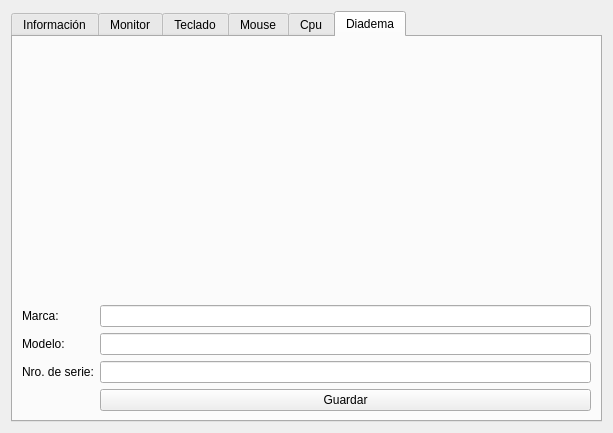
<?xml version="1.0" encoding="UTF-8"?>
<ui version="4.0">
 <class>Form</class>
 <widget class="QWidget" name="Form">
  <property name="geometry">
   <rect>
    <x>0</x>
    <y>0</y>
    <width>613</width>
    <height>433</height>
   </rect>
  </property>
  <property name="windowTitle">
   <string>Form</string>
  </property>
  <layout class="QGridLayout" name="gridLayout">
   <item row="0" column="0">
    <widget class="QTabWidget" name="tabWidget">
     <property name="currentIndex">
      <number>5</number>
     </property>
     <widget class="QWidget" name="Informacion">
      <attribute name="title">
       <string>Información</string>
      </attribute>
      <layout class="QGridLayout" name="gridLayout_2">
       <item row="0" column="1">
        <widget class="QLabel" name="label_4">
         <property name="text">
          <string/>
         </property>
         <property name="pixmap">
          <pixmap>../imagenes/icons126px/It-Infrastructure-Computer-icon.png</pixmap>
         </property>
        </widget>
       </item>
       <item row="1" column="0">
        <layout class="QVBoxLayout" name="verticalLayout_2">
         <item>
          <widget class="QLabel" name="label">
           <property name="text">
            <string>Id:</string>
           </property>
          </widget>
         </item>
         <item>
          <widget class="QLabel" name="label_2">
           <property name="text">
            <string>Sala:</string>
           </property>
          </widget>
         </item>
         <item>
          <widget class="QLabel" name="label_3">
           <property name="text">
            <string>Perfil:</string>
           </property>
          </widget>
         </item>
        </layout>
       </item>
       <item row="1" column="1">
        <layout class="QVBoxLayout" name="verticalLayout">
         <item>
          <widget class="QLineEdit" name="lineEdit"/>
         </item>
         <item>
          <widget class="QLineEdit" name="lineEdit_2"/>
         </item>
         <item>
          <widget class="QLineEdit" name="lineEdit_3"/>
         </item>
        </layout>
       </item>
       <item row="2" column="1">
        <widget class="QPushButton" name="pushButton">
         <property name="text">
          <string>Guardar</string>
         </property>
         <property name="icon">
          <iconset>
           <normaloff>../imagenes/System-Save-icon.png</normaloff>../imagenes/System-Save-icon.png</iconset>
         </property>
        </widget>
       </item>
      </layout>
     </widget>
     <widget class="QWidget" name="tab_2">
      <attribute name="title">
       <string>Monitor</string>
      </attribute>
      <layout class="QGridLayout" name="gridLayout_4">
       <item row="0" column="1">
        <widget class="QLabel" name="label_5">
         <property name="text">
          <string/>
         </property>
         <property name="pixmap">
          <pixmap>../imagenes/icons126px/Computer-Hardware-Monitor-icon.png</pixmap>
         </property>
        </widget>
       </item>
       <item row="1" column="0">
        <layout class="QVBoxLayout" name="verticalLayout_6">
         <item>
          <widget class="QLabel" name="label_6">
           <property name="text">
            <string>Marca:</string>
           </property>
          </widget>
         </item>
         <item>
          <widget class="QLabel" name="label_7">
           <property name="text">
            <string>Modelo:</string>
           </property>
          </widget>
         </item>
         <item>
          <widget class="QLabel" name="label_8">
           <property name="text">
            <string>Nro. de serie:</string>
           </property>
          </widget>
         </item>
        </layout>
       </item>
       <item row="1" column="1">
        <layout class="QVBoxLayout" name="verticalLayout_5">
         <item>
          <widget class="QLineEdit" name="lineEdit_7"/>
         </item>
         <item>
          <widget class="QLineEdit" name="lineEdit_8"/>
         </item>
         <item>
          <widget class="QLineEdit" name="lineEdit_9"/>
         </item>
        </layout>
       </item>
       <item row="2" column="1">
        <widget class="QPushButton" name="pushButton_3">
         <property name="text">
          <string>Guardar</string>
         </property>
         <property name="icon">
          <iconset>
           <normaloff>../imagenes/System-Save-icon.png</normaloff>../imagenes/System-Save-icon.png</iconset>
         </property>
        </widget>
       </item>
      </layout>
     </widget>
     <widget class="QWidget" name="tab_3">
      <attribute name="title">
       <string>Teclado</string>
      </attribute>
      <layout class="QGridLayout" name="gridLayout_5">
       <item row="0" column="1">
        <widget class="QLabel" name="label_17">
         <property name="text">
          <string/>
         </property>
         <property name="pixmap">
          <pixmap>../imagenes/icons126px/Computer-Hardware-Keyboard-icon.png</pixmap>
         </property>
        </widget>
       </item>
       <item row="1" column="0">
        <layout class="QVBoxLayout" name="verticalLayout_8">
         <item>
          <widget class="QLabel" name="label_18">
           <property name="text">
            <string>Marca:</string>
           </property>
          </widget>
         </item>
         <item>
          <widget class="QLabel" name="label_19">
           <property name="text">
            <string>Modelo:</string>
           </property>
          </widget>
         </item>
         <item>
          <widget class="QLabel" name="label_20">
           <property name="text">
            <string>Nro. de serie:</string>
           </property>
          </widget>
         </item>
        </layout>
       </item>
       <item row="1" column="1">
        <layout class="QVBoxLayout" name="verticalLayout_7">
         <item>
          <widget class="QLineEdit" name="lineEdit_10"/>
         </item>
         <item>
          <widget class="QLineEdit" name="lineEdit_11"/>
         </item>
         <item>
          <widget class="QLineEdit" name="lineEdit_12"/>
         </item>
        </layout>
       </item>
       <item row="2" column="1">
        <widget class="QPushButton" name="pushButton_4">
         <property name="text">
          <string>Guardar</string>
         </property>
         <property name="icon">
          <iconset>
           <normaloff>../imagenes/System-Save-icon.png</normaloff>../imagenes/System-Save-icon.png</iconset>
         </property>
        </widget>
       </item>
      </layout>
     </widget>
     <widget class="QWidget" name="tab_4">
      <attribute name="title">
       <string>Mouse</string>
      </attribute>
      <layout class="QGridLayout" name="gridLayout_6">
       <item row="0" column="1">
        <widget class="QLabel" name="label_21">
         <property name="text">
          <string/>
         </property>
         <property name="pixmap">
          <pixmap>../imagenes/icons126px/Computer-Hardware-Mouse-icon.png</pixmap>
         </property>
        </widget>
       </item>
       <item row="1" column="0">
        <layout class="QVBoxLayout" name="verticalLayout_10">
         <item>
          <widget class="QLabel" name="label_22">
           <property name="text">
            <string>Marca:</string>
           </property>
          </widget>
         </item>
         <item>
          <widget class="QLabel" name="label_23">
           <property name="text">
            <string>Modelo:</string>
           </property>
          </widget>
         </item>
         <item>
          <widget class="QLabel" name="label_24">
           <property name="text">
            <string>Nro. de serie:</string>
           </property>
          </widget>
         </item>
        </layout>
       </item>
       <item row="1" column="1">
        <layout class="QVBoxLayout" name="verticalLayout_9">
         <item>
          <widget class="QLineEdit" name="lineEdit_15"/>
         </item>
         <item>
          <widget class="QLineEdit" name="lineEdit_14"/>
         </item>
         <item>
          <widget class="QLineEdit" name="lineEdit_13"/>
         </item>
        </layout>
       </item>
       <item row="2" column="1">
        <widget class="QPushButton" name="pushButton_5">
         <property name="text">
          <string>Guardar</string>
         </property>
         <property name="icon">
          <iconset>
           <normaloff>../imagenes/System-Save-icon.png</normaloff>../imagenes/System-Save-icon.png</iconset>
         </property>
        </widget>
       </item>
      </layout>
     </widget>
     <widget class="QWidget" name="tab_5">
      <attribute name="title">
       <string>Cpu</string>
      </attribute>
      <layout class="QGridLayout" name="gridLayout_7">
       <item row="0" column="1">
        <widget class="QLabel" name="label_25">
         <property name="text">
          <string/>
         </property>
         <property name="pixmap">
          <pixmap>../imagenes/icons126px/It-Infrastructure-Server-icon.png</pixmap>
         </property>
        </widget>
       </item>
       <item row="1" column="0">
        <layout class="QVBoxLayout" name="verticalLayout_12">
         <item>
          <widget class="QLabel" name="label_26">
           <property name="text">
            <string>Marca:</string>
           </property>
          </widget>
         </item>
         <item>
          <widget class="QLabel" name="label_27">
           <property name="text">
            <string>Modelo:</string>
           </property>
          </widget>
         </item>
         <item>
          <widget class="QLabel" name="label_28">
           <property name="text">
            <string>Nro. de serie:</string>
           </property>
          </widget>
         </item>
        </layout>
       </item>
       <item row="1" column="1">
        <layout class="QVBoxLayout" name="verticalLayout_11">
         <item>
          <widget class="QLineEdit" name="lineEdit_18"/>
         </item>
         <item>
          <widget class="QLineEdit" name="lineEdit_17"/>
         </item>
         <item>
          <widget class="QLineEdit" name="lineEdit_16"/>
         </item>
        </layout>
       </item>
       <item row="1" column="2">
        <layout class="QVBoxLayout" name="verticalLayout_14">
         <item>
          <widget class="QLabel" name="label_29">
           <property name="text">
            <string>S.O:</string>
           </property>
          </widget>
         </item>
         <item>
          <widget class="QLabel" name="label_30">
           <property name="text">
            <string>Procesador:</string>
           </property>
          </widget>
         </item>
         <item>
          <widget class="QLabel" name="label_31">
           <property name="text">
            <string>Ram:</string>
           </property>
          </widget>
         </item>
        </layout>
       </item>
       <item row="1" column="3">
        <layout class="QVBoxLayout" name="verticalLayout_13">
         <item>
          <widget class="QLineEdit" name="lineEdit_19"/>
         </item>
         <item>
          <widget class="QLineEdit" name="lineEdit_20"/>
         </item>
         <item>
          <widget class="QLineEdit" name="lineEdit_21"/>
         </item>
        </layout>
       </item>
       <item row="2" column="1" colspan="3">
        <widget class="QPushButton" name="pushButton_6">
         <property name="text">
          <string>Guardar</string>
         </property>
         <property name="icon">
          <iconset>
           <normaloff>../imagenes/System-Save-icon.png</normaloff>../imagenes/System-Save-icon.png</iconset>
         </property>
        </widget>
       </item>
      </layout>
     </widget>
     <widget class="QWidget" name="tab">
      <attribute name="title">
       <string>Diadema</string>
      </attribute>
      <layout class="QGridLayout" name="gridLayout_8">
       <item row="0" column="1">
        <widget class="QLabel" name="label_35">
         <property name="text">
          <string/>
         </property>
         <property name="pixmap">
          <pixmap>../imagenes/icons126px/Phones-Headset-icon.png</pixmap>
         </property>
        </widget>
       </item>
       <item row="1" column="0">
        <layout class="QVBoxLayout" name="verticalLayout_16">
         <item>
          <widget class="QLabel" name="label_32">
           <property name="text">
            <string>Marca:</string>
           </property>
          </widget>
         </item>
         <item>
          <widget class="QLabel" name="label_33">
           <property name="text">
            <string>Modelo:</string>
           </property>
          </widget>
         </item>
         <item>
          <widget class="QLabel" name="label_34">
           <property name="text">
            <string>Nro. de serie:</string>
           </property>
          </widget>
         </item>
        </layout>
       </item>
       <item row="1" column="1">
        <layout class="QVBoxLayout" name="verticalLayout_15">
         <item>
          <widget class="QLineEdit" name="lineEdit_22"/>
         </item>
         <item>
          <widget class="QLineEdit" name="lineEdit_23"/>
         </item>
         <item>
          <widget class="QLineEdit" name="lineEdit_24"/>
         </item>
        </layout>
       </item>
       <item row="2" column="1">
        <widget class="QPushButton" name="pushButton_7">
         <property name="text">
          <string>Guardar</string>
         </property>
         <property name="icon">
          <iconset>
           <normaloff>../imagenes/System-Save-icon.png</normaloff>../imagenes/System-Save-icon.png</iconset>
         </property>
        </widget>
       </item>
      </layout>
     </widget>
    </widget>
   </item>
  </layout>
 </widget>
 <resources/>
 <connections>
  <connection>
   <sender>pushButton</sender>
   <signal>clicked()</signal>
   <receiver>lineEdit_3</receiver>
   <slot>copy()</slot>
   <hints>
    <hint type="sourcelabel">
     <x>223</x>
     <y>389</y>
    </hint>
    <hint type="destinationlabel">
     <x>208</x>
     <y>346</y>
    </hint>
   </hints>
  </connection>
  <connection>
   <sender>pushButton</sender>
   <signal>clicked()</signal>
   <receiver>lineEdit_2</receiver>
   <slot>copy()</slot>
   <hints>
    <hint type="sourcelabel">
     <x>254</x>
     <y>384</y>
    </hint>
    <hint type="destinationlabel">
     <x>241</x>
     <y>303</y>
    </hint>
   </hints>
  </connection>
  <connection>
   <sender>pushButton</sender>
   <signal>clicked()</signal>
   <receiver>lineEdit</receiver>
   <slot>copy()</slot>
   <hints>
    <hint type="sourcelabel">
     <x>373</x>
     <y>393</y>
    </hint>
    <hint type="destinationlabel">
     <x>363</x>
     <y>250</y>
    </hint>
   </hints>
  </connection>
  <connection>
   <sender>pushButton_3</sender>
   <signal>clicked()</signal>
   <receiver>lineEdit_9</receiver>
   <slot>copy()</slot>
   <hints>
    <hint type="sourcelabel">
     <x>264</x>
     <y>387</y>
    </hint>
    <hint type="destinationlabel">
     <x>256</x>
     <y>350</y>
    </hint>
   </hints>
  </connection>
  <connection>
   <sender>pushButton_3</sender>
   <signal>clicked()</signal>
   <receiver>lineEdit_8</receiver>
   <slot>copy()</slot>
   <hints>
    <hint type="sourcelabel">
     <x>331</x>
     <y>391</y>
    </hint>
    <hint type="destinationlabel">
     <x>323</x>
     <y>285</y>
    </hint>
   </hints>
  </connection>
  <connection>
   <sender>pushButton_3</sender>
   <signal>clicked()</signal>
   <receiver>lineEdit_7</receiver>
   <slot>copy()</slot>
   <hints>
    <hint type="sourcelabel">
     <x>371</x>
     <y>385</y>
    </hint>
    <hint type="destinationlabel">
     <x>361</x>
     <y>243</y>
    </hint>
   </hints>
  </connection>
  <connection>
   <sender>pushButton_4</sender>
   <signal>clicked()</signal>
   <receiver>lineEdit_12</receiver>
   <slot>copy()</slot>
   <hints>
    <hint type="sourcelabel">
     <x>246</x>
     <y>382</y>
    </hint>
    <hint type="destinationlabel">
     <x>245</x>
     <y>335</y>
    </hint>
   </hints>
  </connection>
  <connection>
   <sender>pushButton_4</sender>
   <signal>clicked()</signal>
   <receiver>lineEdit_11</receiver>
   <slot>copy()</slot>
   <hints>
    <hint type="sourcelabel">
     <x>298</x>
     <y>394</y>
    </hint>
    <hint type="destinationlabel">
     <x>298</x>
     <y>288</y>
    </hint>
   </hints>
  </connection>
  <connection>
   <sender>pushButton_4</sender>
   <signal>clicked()</signal>
   <receiver>lineEdit_10</receiver>
   <slot>copy()</slot>
   <hints>
    <hint type="sourcelabel">
     <x>379</x>
     <y>381</y>
    </hint>
    <hint type="destinationlabel">
     <x>373</x>
     <y>251</y>
    </hint>
   </hints>
  </connection>
  <connection>
   <sender>pushButton_5</sender>
   <signal>clicked()</signal>
   <receiver>lineEdit_13</receiver>
   <slot>copy()</slot>
   <hints>
    <hint type="sourcelabel">
     <x>253</x>
     <y>387</y>
    </hint>
    <hint type="destinationlabel">
     <x>245</x>
     <y>353</y>
    </hint>
   </hints>
  </connection>
  <connection>
   <sender>pushButton_5</sender>
   <signal>clicked()</signal>
   <receiver>lineEdit_14</receiver>
   <slot>copy()</slot>
   <hints>
    <hint type="sourcelabel">
     <x>407</x>
     <y>384</y>
    </hint>
    <hint type="destinationlabel">
     <x>381</x>
     <y>305</y>
    </hint>
   </hints>
  </connection>
  <connection>
   <sender>pushButton_5</sender>
   <signal>clicked()</signal>
   <receiver>lineEdit_15</receiver>
   <slot>copy()</slot>
   <hints>
    <hint type="sourcelabel">
     <x>447</x>
     <y>385</y>
    </hint>
    <hint type="destinationlabel">
     <x>425</x>
     <y>251</y>
    </hint>
   </hints>
  </connection>
  <connection>
   <sender>pushButton_6</sender>
   <signal>clicked()</signal>
   <receiver>lineEdit_16</receiver>
   <slot>copy()</slot>
   <hints>
    <hint type="sourcelabel">
     <x>276</x>
     <y>401</y>
    </hint>
    <hint type="destinationlabel">
     <x>249</x>
     <y>352</y>
    </hint>
   </hints>
  </connection>
  <connection>
   <sender>pushButton_6</sender>
   <signal>clicked()</signal>
   <receiver>lineEdit_17</receiver>
   <slot>copy()</slot>
   <hints>
    <hint type="sourcelabel">
     <x>332</x>
     <y>393</y>
    </hint>
    <hint type="destinationlabel">
     <x>270</x>
     <y>300</y>
    </hint>
   </hints>
  </connection>
  <connection>
   <sender>pushButton_6</sender>
   <signal>clicked()</signal>
   <receiver>lineEdit_18</receiver>
   <slot>copy()</slot>
   <hints>
    <hint type="sourcelabel">
     <x>393</x>
     <y>382</y>
    </hint>
    <hint type="destinationlabel">
     <x>284</x>
     <y>243</y>
    </hint>
   </hints>
  </connection>
  <connection>
   <sender>pushButton_6</sender>
   <signal>clicked()</signal>
   <receiver>lineEdit_21</receiver>
   <slot>copy()</slot>
   <hints>
    <hint type="sourcelabel">
     <x>461</x>
     <y>393</y>
    </hint>
    <hint type="destinationlabel">
     <x>458</x>
     <y>352</y>
    </hint>
   </hints>
  </connection>
  <connection>
   <sender>pushButton_6</sender>
   <signal>clicked()</signal>
   <receiver>lineEdit_20</receiver>
   <slot>copy()</slot>
   <hints>
    <hint type="sourcelabel">
     <x>494</x>
     <y>385</y>
    </hint>
    <hint type="destinationlabel">
     <x>495</x>
     <y>303</y>
    </hint>
   </hints>
  </connection>
  <connection>
   <sender>pushButton_6</sender>
   <signal>clicked()</signal>
   <receiver>lineEdit_19</receiver>
   <slot>copy()</slot>
   <hints>
    <hint type="sourcelabel">
     <x>547</x>
     <y>389</y>
    </hint>
    <hint type="destinationlabel">
     <x>537</x>
     <y>240</y>
    </hint>
   </hints>
  </connection>
  <connection>
   <sender>pushButton_7</sender>
   <signal>clicked()</signal>
   <receiver>lineEdit_24</receiver>
   <slot>copy()</slot>
   <hints>
    <hint type="sourcelabel">
     <x>281</x>
     <y>393</y>
    </hint>
    <hint type="destinationlabel">
     <x>274</x>
     <y>335</y>
    </hint>
   </hints>
  </connection>
  <connection>
   <sender>pushButton_7</sender>
   <signal>clicked()</signal>
   <receiver>lineEdit_23</receiver>
   <slot>copy()</slot>
   <hints>
    <hint type="sourcelabel">
     <x>359</x>
     <y>385</y>
    </hint>
    <hint type="destinationlabel">
     <x>337</x>
     <y>304</y>
    </hint>
   </hints>
  </connection>
  <connection>
   <sender>pushButton_7</sender>
   <signal>clicked()</signal>
   <receiver>lineEdit_22</receiver>
   <slot>copy()</slot>
   <hints>
    <hint type="sourcelabel">
     <x>392</x>
     <y>386</y>
    </hint>
    <hint type="destinationlabel">
     <x>381</x>
     <y>249</y>
    </hint>
   </hints>
  </connection>
 </connections>
</ui>
